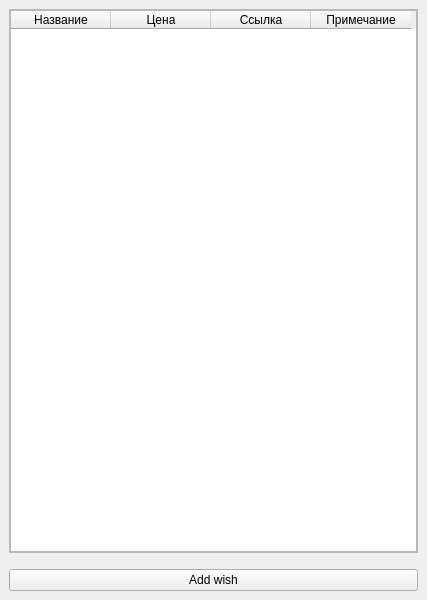
<?xml version="1.0" encoding="UTF-8"?>
<ui version="4.0">
 <class>MainWindow</class>
 <widget class="QMainWindow" name="MainWindow">
  <property name="geometry">
   <rect>
    <x>0</x>
    <y>0</y>
    <width>427</width>
    <height>600</height>
   </rect>
  </property>
  <property name="windowTitle">
   <string>Wishlist</string>
  </property>
  <widget class="QWidget" name="centralwidget">
   <property name="maximumSize">
    <size>
     <width>16777215</width>
     <height>600</height>
    </size>
   </property>
   <layout class="QVBoxLayout" name="verticalLayout">
    <item>
     <widget class="QScrollArea" name="scrollArea">
      <property name="widgetResizable">
       <bool>true</bool>
      </property>
      <widget class="QWidget" name="scrollAreaWidgetContents">
       <property name="geometry">
        <rect>
         <x>0</x>
         <y>0</y>
         <width>407</width>
         <height>530</height>
        </rect>
       </property>
       <layout class="QVBoxLayout" name="verticalLayout_2">
        <property name="spacing">
         <number>0</number>
        </property>
        <property name="leftMargin">
         <number>0</number>
        </property>
        <property name="topMargin">
         <number>0</number>
        </property>
        <property name="rightMargin">
         <number>0</number>
        </property>
        <property name="bottomMargin">
         <number>0</number>
        </property>
        <item>
         <widget class="QTableWidget" name="table_widjet">
          <property name="rowCount">
           <number>0</number>
          </property>
          <property name="columnCount">
           <number>4</number>
          </property>
          <column>
           <property name="text">
            <string>Название</string>
           </property>
          </column>
          <column>
           <property name="text">
            <string>Цена</string>
           </property>
          </column>
          <column>
           <property name="text">
            <string>Ссылка</string>
           </property>
          </column>
          <column>
           <property name="text">
            <string>Примечание</string>
           </property>
          </column>
         </widget>
        </item>
       </layout>
      </widget>
     </widget>
    </item>
    <item>
     <spacer name="verticalSpacer">
      <property name="orientation">
       <enum>Qt::Vertical</enum>
      </property>
      <property name="sizeType">
       <enum>QSizePolicy::Fixed</enum>
      </property>
      <property name="sizeHint" stdset="0">
       <size>
        <width>0</width>
        <height>10</height>
       </size>
      </property>
     </spacer>
    </item>
    <item>
     <widget class="QPushButton" name="add_wish">
      <property name="text">
       <string>Add wish</string>
      </property>
     </widget>
    </item>
   </layout>
  </widget>
 </widget>
 <resources/>
 <connections/>
</ui>
